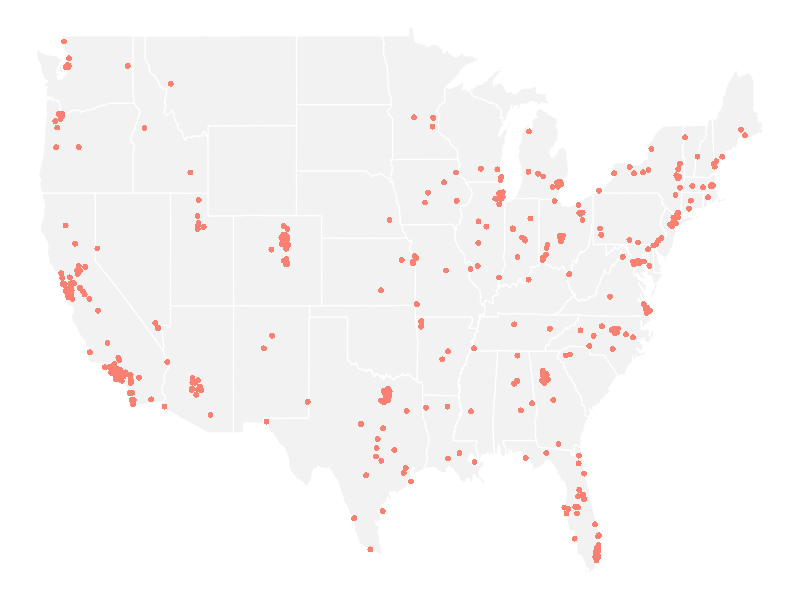
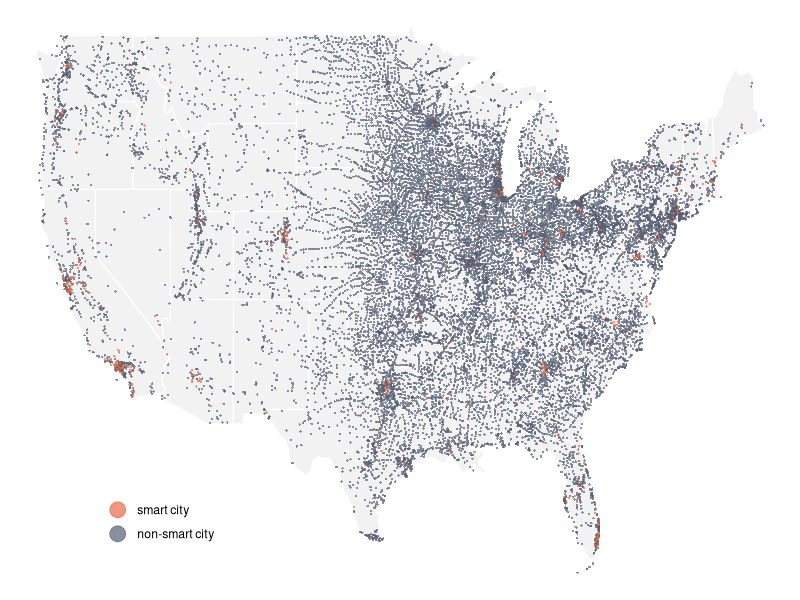
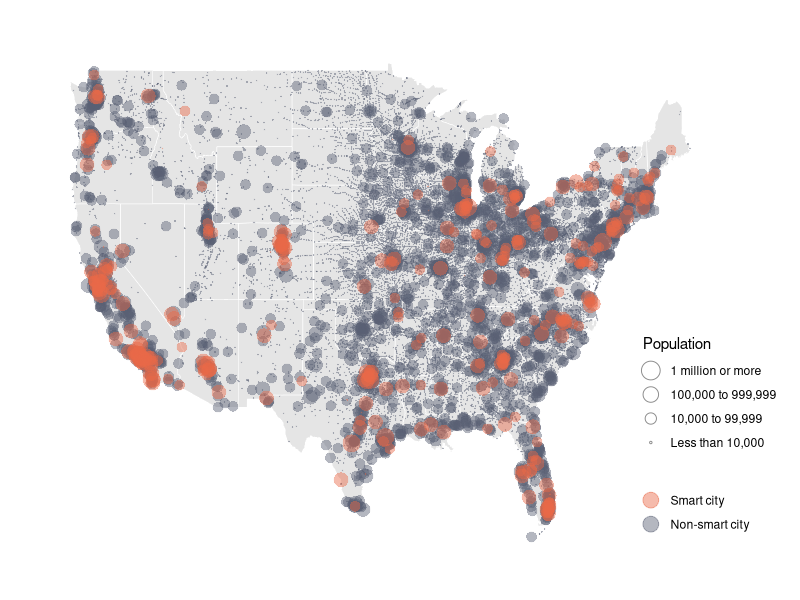

Write the R code that produced these figures, in order.
## ---- chunk 1
options(scipen=16)
library(tidyverse)
## ---- chunk 2
df <- read_csv("data/smart_cities20240110.csv")
## ---- chunk 3
# total number of smart cities
sum(df$smart)
## ---- chunk 4
# summarize by state
df %>% group_by(State) %>% summarise(muni_count=n(), smart_count=sum(smart), smart_den=smart_count/muni_count*100) %>% arrange(smart_count)
## ---- chunk 5
# summarize by population
df <- df %>% mutate(pop_size=case_when(POP20>=1000000 ~ 4, POP20<1000000&POP20>=100000 ~3, POP20<100000&POP20>= 10000 ~2, POP20<10000 ~1))
df %>% group_by(pop_size) %>% summarise(muni_count=n(), smart_count=sum(smart), smart_den=round(smart_count/muni_count*100,1))
## ---- chunk 6
map_df <- df %>% filter(State!="AK") %>% filter(State!="HI") %>% arrange(smart) # to make smart cities pop up in map
## ---- chunk 7
#mycolor <- c("#596174","#d32d41" )
#mycolor <- c("#1c4e80","#d32d41" )
mycolor <- c("#596174","#ea6a47" )
states <- map_data("state")
## ---- chunk 8
#ggplot() + 
#  theme_void() +
#  geom_polygon(data = states, aes(x=long, y = lat, group = group), linewidth=0.4 ,color ="white",fill = 'gray90')
## ---- chunk 9
ggplot() + 
  geom_polygon(data = states, aes(x=long, y = lat, group = group), linewidth=0.4 ,color ="white",fill = 'gray95') + 
  geom_point(data = map_df %>% filter(smart==1),  aes(x = INTPTLON, y = INTPTLAT, stroke =0,  color=as.factor(smart)), size=2) + 
  theme_void() +
  xlab('') + ylab('') +
  scale_color_manual(name="", values = "salmon")+
  theme(panel.grid.major = element_blank(), panel.grid.minor = element_blank(), legend.position = c(0.2, 0.15))+
  guides(color="none", fill="none")
## ---- chunk 10
ggplot() + 
  geom_polygon(data = states, aes(x=long, y = lat, group = group), linewidth=0.4 ,color ="white",fill = 'gray95') + 
  geom_point(data = map_df,  aes(x = INTPTLON, y = INTPTLAT, stroke =0,  color=as.factor(smart)), size=0.8, alpha = 0.7) + 
  theme_void() +
  xlab('') + ylab('') +
  scale_color_manual(name="", labels=c("1"="smart city", "0"="non-smart city"), values = mycolor)+
  theme(panel.grid.major = element_blank(), panel.grid.minor = element_blank(), legend.position = c(0.2, 0.15))+
  guides(color=guide_legend(reverse=T, override.aes = list(size = 5)))
## ---- chunk 11
ggplot() + 
  geom_polygon(data = states, aes(x=long, y = lat, group = group), linewidth=0.2,color ="white",fill = 'gray90') + 
  geom_point(data = map_df,  aes(x = INTPTLON, y = INTPTLAT, stroke=0.05, color=as.factor(smart),size=as.factor(pop_size)), alpha = 0.45) + 
  theme_void() +
  xlab('') + ylab('') +
  scale_size_ordinal(name=" Population", range=c(0.5,6), 
                      labels=c("4"="1 million or more" ,"3"= "100,000 to 999,999", "2"="10,000 to 99,999", "1"="Less than 10,000"), )+
  scale_color_manual(name=" ", labels=c("1"="Smart city", "0"="Non-smart city"), values = mycolor)+
  theme(panel.grid.major = element_blank(), panel.grid.minor = element_blank(), legend.position = c(0.98 , 0.24))+
  theme(plot.margin = unit(c(1,2,1,1), "cm"))+
  guides(size = guide_legend(reverse=T, override.aes = list(shape=1)), color=guide_legend(reverse=T, override.aes = list(size = 5)))
#ggsave("figure/map.png")
